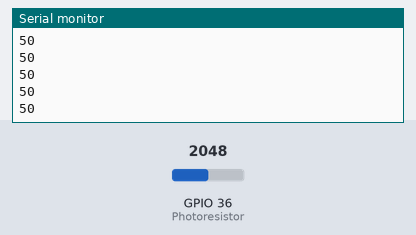
Bench run of a sketch on a simulated ESP32. On the bench: the last lines printed to the serial monitor. The test bench sets the inputs (shaded band); at power-on: GPIO 36 (Photoresistor) = 2048.

Above: at 1.2 s.
1.3 s: GPIO 36 (Photoresistor) set to 2866
At 1.31 s:
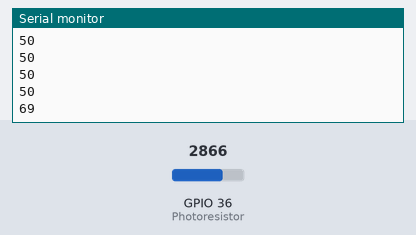
2.8 s: GPIO 36 (Photoresistor) set to 3603
At 2.81 s:
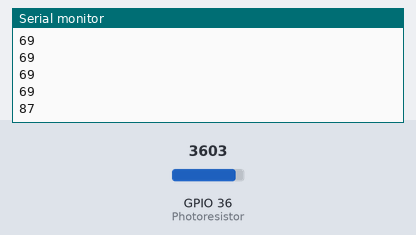
Timing chart, 0 to 5.8 s (numbered marks = the images above; inputs shaded):
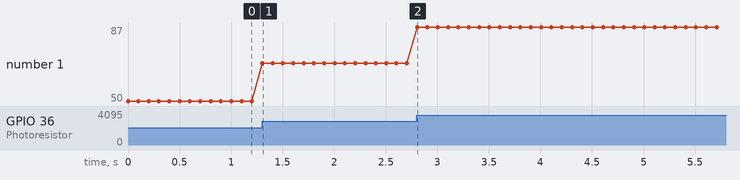

The sketch:

TesteLDR.ino
```cpp
#define Photoresistor 36 // for Arduino microcontroller
//#define Photoresistor 13 // for ESP8266 microcontroller
//#define Photoresistor 13 // for ESP32 microcontroller

void setup() {
  Serial.begin(9600);  // set baud rate to 9600
}

void loop() {
  int analog_value = analogRead(Photoresistor);
  int brightness = map(analog_value, 0, 4095, 0, 100);
  Serial.println(brightness);
  delay(100);
}
```

Measured:
- after the input at 1.3 s, the serial monitor: prints a new line at once (image 1)
- after the input at 2.8 s, the serial monitor: prints a new line at once (image 2)
- plotted number 1: 50 → 69 after the input at 1.3 s, 69 → 87 after the input at 2.8 s
